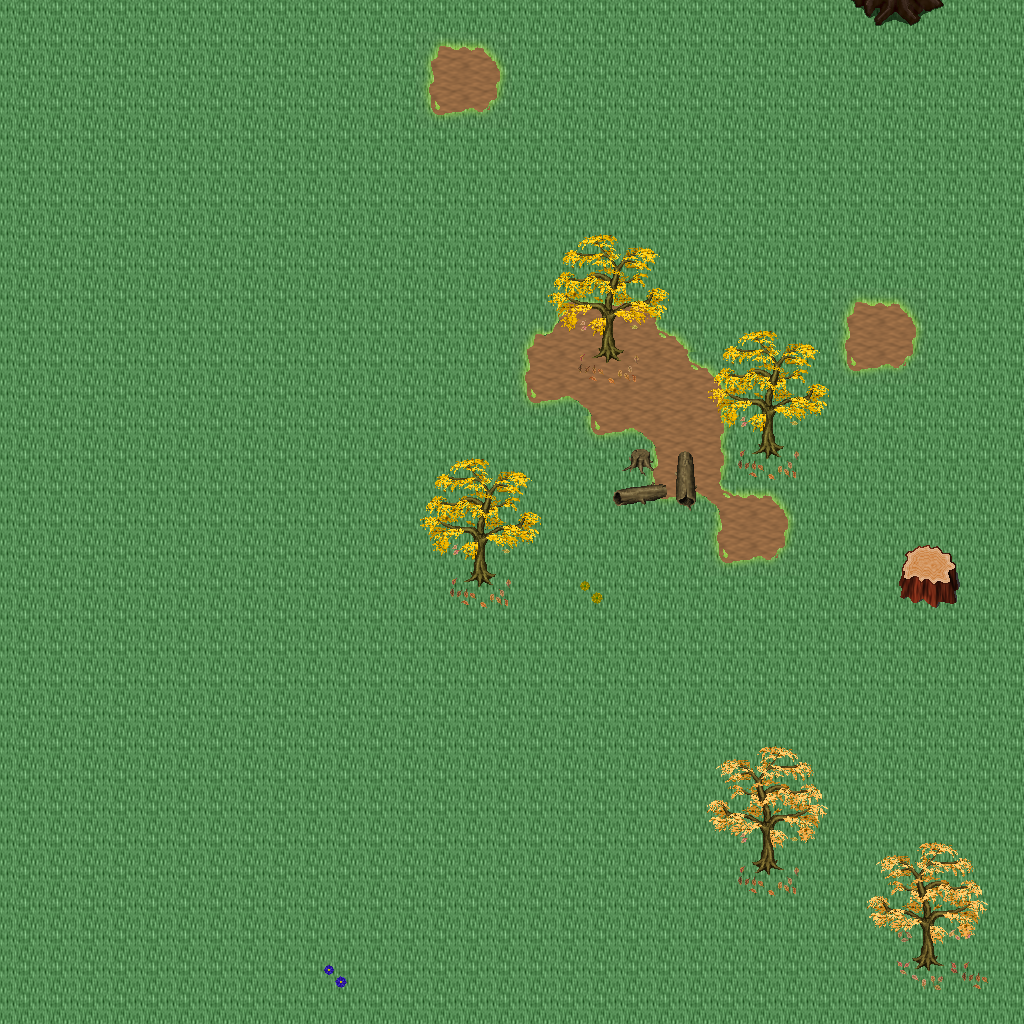

Rendered tile map (Tiled .tmx) drawn with the repository's tilesets; below, a short description and the map source with its tile grids summarised:
An orthogonal 32x32 tile map with 32x32 px tiles, 5 tile layers (Ground, Objects, Objects2, Above, ...), 1 hidden layer not drawn, 18 tilesets.

<map version="1.10" tiledversion="1.11.0" orientation="orthogonal" renderorder="right-down" width="32" height="32" tilewidth="32" tileheight="32" infinite="0" nextlayerid="11" nextobjectid="1">
 <tileset firstgid="1" name="logic_collision" tilewidth="32" tileheight="32" tilecount="1" columns="1">
  <image source="../drawable/logic_collision.png" width="32" height="32" />
 </tileset>
 <tileset firstgid="2" name="ground_ground" tilewidth="32" tileheight="32" tilecount="33" columns="3">
  <image source="../drawable/ground_ground.png" width="96" height="352" />
 </tileset>
 <tileset firstgid="35" name="ground_grass_corners" tilewidth="32" tileheight="32" tilecount="24" columns="6">
  <image source="../drawable/ground_grass_corners.png" width="192" height="128" />
 </tileset>
 <tileset firstgid="59" name="ground_grass_edges" tilewidth="32" tileheight="32" tilecount="36" columns="12">
  <image source="../drawable/ground_grass_edges.png" width="384" height="96" />
 </tileset>
 <tileset firstgid="95" name="ground_grass_2" tilewidth="32" tileheight="32" tilecount="21" columns="3">
  <image source="../drawable/ground_grass_2.png" width="96" height="224" />
 </tileset>
 <tileset firstgid="116" name="plant_leaves" tilewidth="32" tileheight="32" tilecount="8" columns="4">
  <image source="../drawable/plant_leaves.png" width="128" height="64" />
 </tileset>
 <tileset firstgid="124" name="plant_tree_tree_darkgreen" tilewidth="32" tileheight="32" tilecount="88" columns="8">
  <image source="../drawable/plant_tree_tree_darkgreen.png" width="256" height="352" />
 </tileset>
 <tileset firstgid="212" name="plant_tree_fall_trees" tilewidth="32" tileheight="32" tilecount="40" columns="8">
  <image source="../drawable/plant_tree_fall_trees.png" width="256" height="160" />
 </tileset>
 <tileset firstgid="252" name="plant_tree_pine_tree" tilewidth="32" tileheight="32" tilecount="20" columns="4">
  <image source="../drawable/plant_tree_pine_tree.png" width="128" height="160" />
 </tileset>
 <tileset firstgid="272" name="plant_stump_hollow_logs" tilewidth="32" tileheight="32" tilecount="6" columns="3">
  <image source="../drawable/plant_stump_hollow_logs.png" width="96" height="64" />
 </tileset>
 <tileset firstgid="278" name="plant_stump_small_stump" tilewidth="32" tileheight="32" tilecount="4" columns="2">
  <image source="../drawable/plant_stump_small_stump.png" width="64" height="64" />
 </tileset>
 <tileset firstgid="282" name="plant_stump_stump_pale_purple" tilewidth="32" tileheight="32" tilecount="4" columns="2">
  <image source="../drawable/plant_stump_stump_pale_purple.png" width="64" height="64" />
 </tileset>
 <tileset firstgid="286" name="plant_flower_daisy_blue" tilewidth="32" tileheight="32" tilecount="8" columns="2">
  <image source="../drawable/plant_flower_daisy_blue.png" width="64" height="128" />
 </tileset>
 <tileset firstgid="294" name="plant_flower_daisy_red" tilewidth="32" tileheight="32" tilecount="8" columns="2">
  <image source="../drawable/plant_flower_daisy_red.png" width="64" height="128" />
 </tileset>
 <tileset firstgid="302" name="plant_flower_daisy_white" tilewidth="32" tileheight="32" tilecount="8" columns="2">
  <image source="../drawable/plant_flower_daisy_white.png" width="64" height="128" />
 </tileset>
 <tileset firstgid="310" name="plant_flower_daisy_yellow" tilewidth="32" tileheight="32" tilecount="8" columns="2">
  <image source="../drawable/plant_flower_daisy_yellow.png" width="64" height="128" />
 </tileset>
 <tileset firstgid="318" name="logic_creature_ent" tilewidth="32" tileheight="32" tilecount="4" columns="4">
  <image source="../drawable/logic_creature_ent.png" width="128" height="32" />
 </tileset>
 <tileset firstgid="322" name="logic_creature_animal" tilewidth="32" tileheight="32" tilecount="32" columns="8">
  <image source="../drawable/logic_creature_animal.png" width="256" height="128" />
 </tileset>
 <layer id="1" name="Ground" width="32" height="32">
  <data>[1024 cells, 1024 non-empty, 2 distinct tile ids]</data>
 </layer>
 <layer id="2" name="Objects" width="32" height="32">
  <data>[1024 cells, 67 non-empty, 25 distinct tile ids]</data>
 </layer>
 <layer id="3" name="Objects2" width="32" height="32">
  <data>[1024 cells, 29 non-empty, 15 distinct tile ids]</data>
 </layer>
 <layer id="4" name="Above" width="32" height="32">
  <data>[1024 cells, 80 non-empty, 32 distinct tile ids]</data>
 </layer>
 <layer id="5" name="Above2" width="32" height="32">
  <data>[1024 cells, 0 non-empty, 0 distinct tile ids]</data>
 </layer>
 <layer id="6" name="Walkable" width="32" height="32" visible="0">
  <data>[1024 cells, 22 non-empty, 1 distinct tile ids]</data>
 </layer>
 <objectgroup id="7" name="Mapevents" />
 <objectgroup id="8" name="Spawn" />
 <objectgroup id="9" name="Keys" />
 <objectgroup id="10" name="Replace" />
</map>
